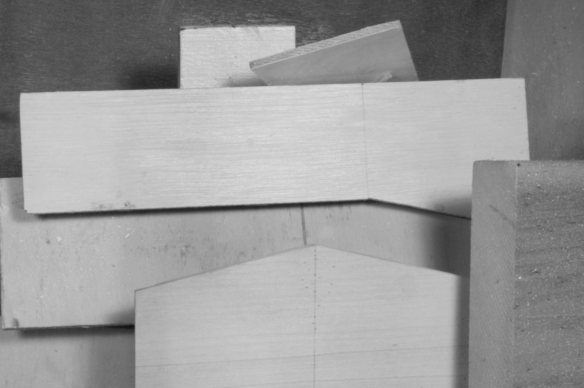
%> input picture Inputs/eval-data-gray/Wooden/frame07.png, 584 x 388 px; its folder holds 4 pictures in this run
$ octave OpticalFlow_Wooden_LK.m   (GNU Octave 9; MATLAB toolbox functions it lacks are replaced by stand-ins)
%> lines starting %> are read from the running program, lines starting %| are printed output that depends on the picture
close all
clear all

%% Initializing Video writing Variables
VideoFolder = '../Outputs/Wooden_LK';
Video_name = 'grove_LKF3.mp4';
Video_obj = fullfile(VideoFolder,Video_name);
vidWriter=VideoWriter(Video_obj,'MPEG-4');
vidWriter.FrameRate = 3;
vidWriter.Quality = 98;

%% For Frame Writing
FrameOut_Folder = '../Outputs/Wooden_LK/Frames';

images = imageDatastore('../Inputs/eval-data-gray/Wooden/*.png');
nfiles = size(images.Files,1);
open(vidWriter);

%% loop to Read Images, and estimate Flow
for k = 1: nfiles-1
    clc
    Current_name = ['OFbw',num2str(k),'&',num2str(k+1),'.jpg'];
    disp(['Optical Flow between Frame No.: ',num2str(k),' and ',num2str(k+1)]);
    fr1 = readimage(images,k);
%> fr1 is the input picture: size 388x584 uint8; min 20, max 222, mean 154.4
    fr2 = readimage(images,k+1);
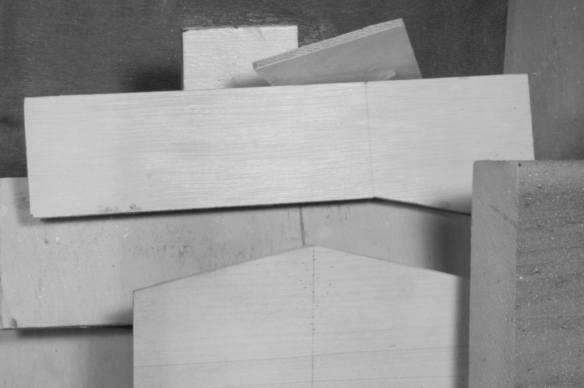
%> input picture Inputs/eval-data-gray/Wooden/frame08.png, 584 x 388 px
%> fr2 is the input picture: size 388x584 uint8; min 20, max 221, mean 153.2


    im1t = im2double(fr1);
%     imshow(im1t);
    im1 = imresize(im1t, 0.5); % downsize to half
%     imshow(im1);

    im2t = im2double(fr2);
    im2 = imresize(im2t, 0.5); % downsize to half

    window_width = 50;        % wimdow size for neighborhood pixels
    w = round(window_width/2);

    % Calculating dx, dy and dz.
    Ix_m = conv2(im1,[-1 1; -1 1], 'valid'); % partial on x
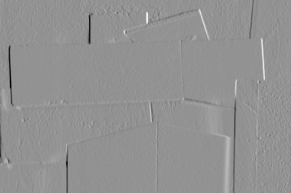
%> Ix_m: size 193x291 double; min -0.719, max 0.532, mean 0.000137; drawn with min black and max white
    Iy_m = conv2(im1, [-1 -1; 1 1], 'valid'); % partial on y
    It_m = conv2(im1, ones(2), 'valid') + conv2(im2, -ones(2), 'valid'); % partial on t
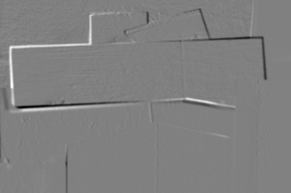
%> It_m: size 193x291 double; min -1.92, max 1.93, mean 0.0205; drawn with min black and max white
    u = zeros(size(im1));
    v = zeros(size(im2));

    % within window ww * ww
    for i = w+1:size(Ix_m,1)-w
       for j = w+1:size(Ix_m,2)-w
          Ix = Ix_m(i-w:i+w, j-w:j+w);
          Iy = Iy_m(i-w:i+w, j-w:j+w);
          It = It_m(i-w:i+w, j-w:j+w);

          Ix = Ix(:);
          Iy = Iy(:);
          b = -It(:); % get b here

          A = [Ix Iy]; % get A here
          nu = pinv(A)*b; % get velocity here

          u(i,j)=nu(1);
          v(i,j)=nu(2);
       end
    end
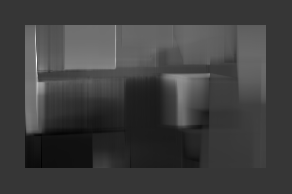
%> u: size 194x292 double; min -1.83, max 6.69, mean 0.272; drawn with min black and max white
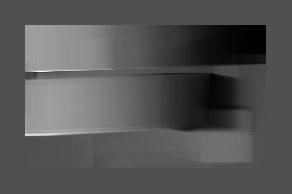
%> v: size 194x292 double; min -1.9, max 4.15, mean 0.121; drawn with min black and max white

    % downsize u and v
    u_deci = u(1:10:end, 1:10:end);
    v_deci = v(1:10:end, 1:10:end);
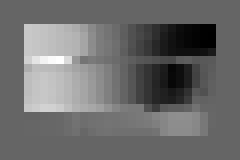
%> v_deci: size 20x30 double (shown 8 times larger); min -1.9, max 2.88, mean 0.134; drawn with min black and max white
    % get coordinate for u and v in the original frame
    [m, n] = size(im1t);
%> m = 388; n = 584
    [X,Y] = meshgrid(1:n, 1:m);
    X_deci = X(1:20:end, 1:20:end);
    Y_deci = Y(1:20:end, 1:20:end);

    imshow(fr2);
    hold on;
    % draw the velocity vectors
    quiver(X_deci, Y_deci, u_deci,v_deci, 'y')
    title(['Optical Flow between Frame No.: ',num2str(k),' and ',num2str(k+1)]);
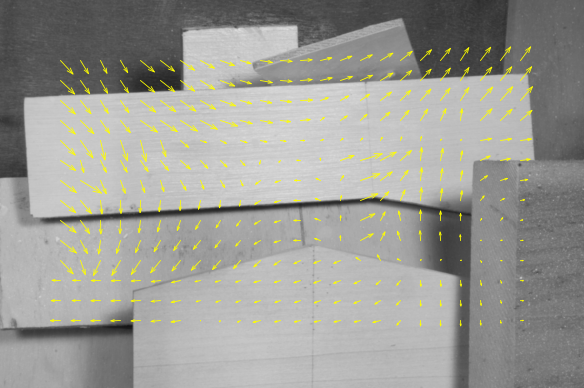
%> figure redrawn from the program's plot data; its title reads 'Optical Flow between Frame No.: 1 and 2'

    frame = gcf();
    Frame_name = fullfile(FrameOut_Folder,Current_name);
    saveas(frame,Frame_name)
%> (the run ends here)
